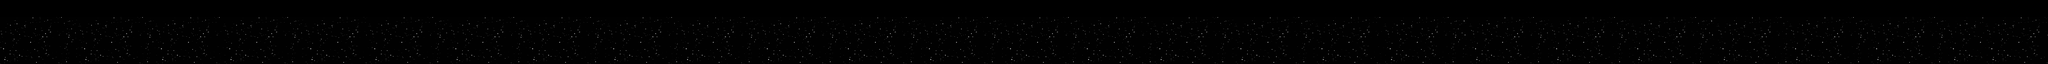

Tiled map render using the project's own tile images. Description and the map definition, with tile-layer contents summarised, below:
An orthogonal 480x15 tile map with 64x64 px tiles, 2 tile layers (BacgroundFon, BackgroundAster), 4 tilesets and 688 objects.

<map version="1.0" orientation="orthogonal" renderorder="right-down" width="480" height="15" tilewidth="64" tileheight="64" nextobjectid="2059">
 <tileset firstgid="1" name="rock_add_4" tilewidth="64" tileheight="64" tilecount="1024" columns="64">
  <image source="rock_add_4.png" width="4096" height="1024" />
 </tileset>
 <tileset firstgid="1025" name="texture_add_1" tilewidth="128" tileheight="128" tilecount="1024" columns="32">
  <image source="texture_add_1.png" width="4096" height="4096" />
 </tileset>
 <tileset firstgid="2049" name="maxresdefault" tilewidth="64" tileheight="64" tilecount="220" columns="20">
  <image source="maxresdefault.jpg" width="1280" height="720" />
 </tileset>
 <tileset firstgid="2269" name="planet_Pack" tilewidth="64" tileheight="64" tilecount="4096" columns="64">
  <image source="planet_Pack.png" width="4096" height="4096" />
 </tileset>
 <objectgroup name="Asteroid" />
 <objectgroup name="ShipPlayer" />
 <objectgroup name="ShipVragov" />
 <objectgroup name="Explosion" />
 <objectgroup name="Coin">
  <properties>
   <property name="SuperShip" value="" />
  </properties>
 </objectgroup>
 <layer name="BacgroundFon" width="480" height="15">
  <data>[7200 cells, 5280 non-empty, 220 distinct tile ids]</data>
 </layer>
 <layer name="BackgroundAster" width="480" height="15">
  <data>[7200 cells, 0 non-empty, 0 distinct tile ids]</data>
 </layer>
 <objectgroup name="Ground">
  <object id="98" x="20.6667" y="963.333" width="30722" height="136" />
  <object id="101" x="2" y="474" width="30718" />
  <object id="677" x="2" y="472" width="393" height="494" />
  <object id="754" x="30712.1" y="472.727" width="39.3939" height="624.242" />
  <object id="809" x="16006" y="456" width="522" height="576" />
 </objectgroup>
 <objectgroup name="ShipGoomba">
  <object id="697" x="6334" y="772" width="62" height="70" />
  <object id="698" x="6593" y="573" width="62" height="70" />
  <object id="699" x="6839" y="771" width="62" height="70" />
  <object id="700" x="7035" y="577" width="62" height="70" />
 </objectgroup>
 <objectgroup name="ShipGoomba2">
  <object id="309" x="3467.7" y="646.485" width="64" height="64" />
  <object id="310" x="3467.03" y="773.151" width="61.3333" height="64" />
  <object id="311" x="3402.36" y="645.818" width="61.3333" height="62.6667" />
  <object id="312" x="3404.36" y="710.484" width="60" height="57.3333" />
  <object id="313" x="3464.36" y="582.485" width="65.3333" height="57.3333" />
  <object id="314" x="3533.03" y="839.152" width="58.6667" height="61.3333" />
  <object id="540" x="3533.03" y="515.151" width="65.3333" height="60" />
  <object id="542" x="3597.03" y="641.818" width="64" height="62.6667" />
  <object id="543" x="3663.7" y="640.485" width="58.6667" height="65.3333" />
  <object id="544" x="3727.7" y="641.818" width="54.6667" height="64" />
  <object id="545" x="3787.7" y="640.485" width="60" height="65.3333" />
  <object id="546" x="3598.37" y="708.485" width="60" height="61.3333" />
  <object id="547" x="3659.7" y="708.485" width="61.3333" height="61.3333" />
  <object id="548" x="3723.7" y="709.818" width="64" height="58.6667" />
  <object id="549" x="3791.7" y="707.151" width="60" height="58.6667" />
  <object id="550" x="3474.37" y="712.485" width="52" height="57.3333" />
  <object id="551" x="3534.37" y="642.485" width="64" height="62.6667" />
  <object id="552" x="3530.37" y="710.485" width="64" height="62.6667" />
  <object id="553" x="3602.37" y="513.151" width="64" height="62.6667" />
  <object id="554" x="3597.03" y="838.485" width="64" height="62.6667" />
  <object id="732" x="17588" y="706" width="70" height="66" />
  <object id="734" x="17789" y="581" width="70" height="66" />
  <object id="735" x="18101" y="789" width="70" height="66" />
  <object id="736" x="18101" y="601" width="70" height="66" />
  <object id="737" x="17859" y="791" width="70" height="66" />
  <object id="738" x="17451" y="589" width="70" height="66" />
  <object id="739" x="18359" y="579" width="70" height="66" />
  <object id="740" x="18417" y="799" width="70" height="66" />
  <object id="741" x="18623" y="687" width="70" height="66" />
 </objectgroup>
 <objectgroup name="ShipGoomba3">
  <object id="703" x="9280.67" y="658" width="68" height="74.6667" />
  <object id="705" x="9353.33" y="658" width="68" height="74.6667" />
  <object id="706" x="9428" y="658" width="68" height="74.6667" />
  <object id="707" x="9429.33" y="578" width="68" height="74.6667" />
  <object id="708" x="9354.67" y="576.667" width="68" height="74.6667" />
  <object id="709" x="9282.67" y="574" width="68" height="74.6667" />
  <object id="710" x="9281.33" y="739.333" width="68" height="74.6667" />
  <object id="711" x="9353.33" y="738" width="68" height="74.6667" />
  <object id="712" x="9426.67" y="739.333" width="68" height="74.6667" />
  <object id="713" x="9500" y="807.333" width="68" height="74.6667" />
  <object id="714" x="9509.33" y="512.667" width="68" height="74.6667" />
  <object id="715" x="9208" y="503.333" width="68" height="74.6667" />
  <object id="716" x="9205.33" y="819.333" width="68" height="74.6667" />
  <object id="717" x="9144" y="669.333" width="68" height="74.6667" />
  <object id="718" x="9573.33" y="659.333" width="68" height="74.6667" />
 </objectgroup>
 <objectgroup name="ShipGoomba4">
  <object id="687" x="4684" y="680" width="66" height="66" />
  <object id="689" x="4385" y="619" width="66" height="66" />
  <object id="690" x="4597" y="501" width="66" height="66" />
  <object id="691" x="5746.94" y="720.455" width="66" height="66" />
  <object id="692" x="6139.42" y="544.879" width="66" height="66" />
  <object id="693" x="5973.67" y="799.424" width="66" height="66" />
 </objectgroup>
 <objectgroup name="ShipGoomba5">
  <object id="746" x="13754" y="670.212" width="64" height="66" />
 </objectgroup>
 <objectgroup name="ShipGoomba6" />
 <objectgroup name="ShipGoomba7">
  <object id="338" x="2126.06" y="643.333" width="58" height="62" />
  <object id="680" x="2031.61" y="547.788" width="58" height="62" />
  <object id="681" x="2237.67" y="729.606" width="58" height="62" />
  <object id="683" x="2343.73" y="820.515" width="58" height="62" />
  <object id="684" x="1937.67" y="478.091" width="58" height="62" />
  <object id="685" x="2467.97" y="887.182" width="58" height="62" />
  <object id="719" x="10728" y="590" width="58" height="68" />
  <object id="720" x="10903" y="692" width="58" height="68" />
  <object id="722" x="10947" y="506" width="58" height="68" />
  <object id="723" x="11983.1" y="707.515" width="58" height="68" />
  <object id="724" x="12172.3" y="602.121" width="58" height="68" />
  <object id="725" x="11779.7" y="787.576" width="58" height="68" />
  <object id="726" x="14108.2" y="728.364" width="58" height="68" />
  <object id="727" x="13310.4" y="512.121" width="58" height="68" />
  <object id="728" x="13192.2" y="692.424" width="58" height="68" />
  <object id="729" x="14489.5" y="602" width="58" height="68" />
  <object id="730" x="14339.5" y="834" width="58" height="68" />
  <object id="731" x="13009" y="580.061" width="58" height="68" />
 </objectgroup>
 <objectgroup name="AsteroidEnemies">
  <!-- 230 objects omitted --></objectgroup>
 <objectgroup name="AsteroidEnemies1">
  <!-- 22 objects omitted --></objectgroup>
 <objectgroup name="AsteroidEnemies2">
  <!-- 9 objects omitted --></objectgroup>
 <objectgroup name="AsteroidEnemies3">
  <!-- 257 objects omitted --></objectgroup>
 <objectgroup name="ShipSergey">
  <!-- 1 objects omitted --></objectgroup>
 <objectgroup name="GroundSun">
  <!-- 41 objects omitted --></objectgroup>
 <objectgroup name="GroundBoss">
  <!-- 48 objects omitted --></objectgroup>
 <objectgroup name="BonusItem">
  <!-- 2 objects omitted --></objectgroup>
</map>
<!-- 610 of 688 objects omitted -->
